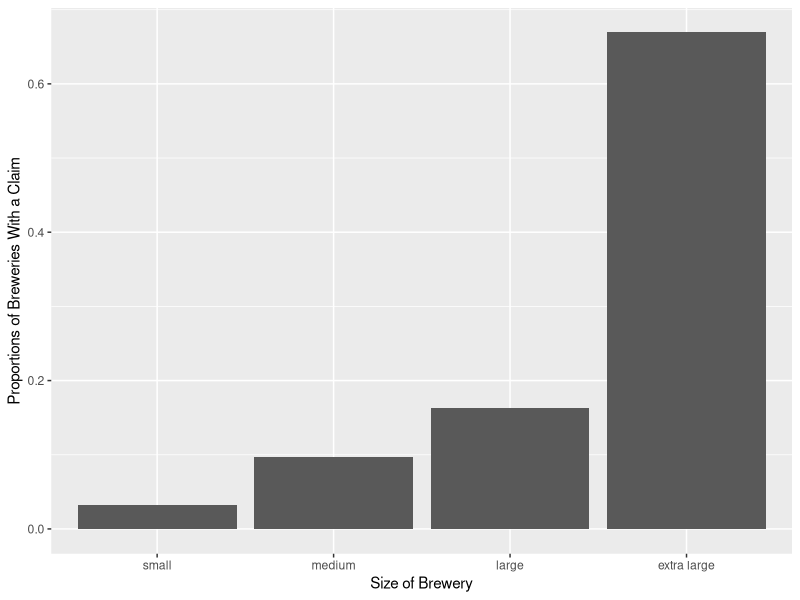
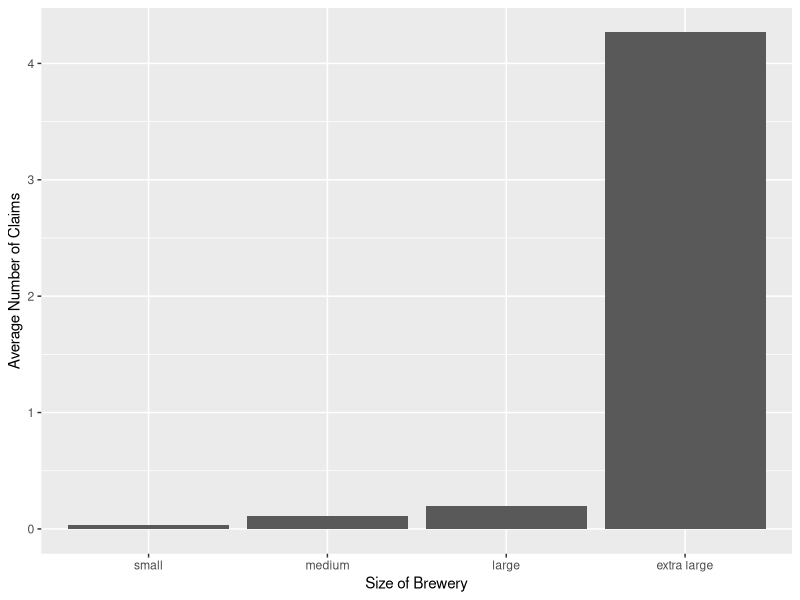

Recreate these plots in R, in order.
## ---- chunk 1
# Retain (and do not edit) this code chunk!!!
library(knitr)
knitr::opts_chunk$set(echo = FALSE)
knitr::opts_chunk$set(message = FALSE)
## ---- chunk 2
library(readr)
library(tidyr)
library(dplyr)
library(ggplot2)
library(car)
library(emmeans)
library(knitr)
library(geepack)

## Reading in raw data
wc <- read_csv("../data/craftbeer_wc.csv")

## Cleaning data, wc2 = final cleaned data frame to use for analysis
wc2 <- wc %>% 
  group_by(Policy_Dim_Key, year) %>% 
  summarize(avg_payroll = mean(adj_payroll),
            total_claims = sum(Claim_Count)) %>% 
  mutate(claim_filed = ifelse(total_claims == 0, 0, 1)) %>% 
  ungroup() %>% 
  mutate(Policy_Dim_Key = as.factor(Policy_Dim_Key),
         year = as.factor(year)) %>% 
  rename(brewery = Policy_Dim_Key)
## ---- chunk 3

## Adds a table to present in the report. 
data_table <- wc2 %>% 
  rename(Brewery = brewery,
         Year = year,
         'Average Payroll' = avg_payroll,
         'Total Claims' = total_claims,
         'Claim Filed?' = claim_filed)

kable(sample_n(data_table, 10, replace = TRUE), 
      caption = "Sample of the brewery worker's compensation claim data.",
      align = "ccccc")

## ---- chunk 4
summary(wc2)
## ---- chunk 5

#payroll stats
payroll_stats <- summary(wc2$avg_payroll)
payroll_stats

#size categories based on quartile
size_categories <- wc2 %>% 
  mutate(size = cut(avg_payroll, breaks=c(-Inf, 71370, 143400, 307722, Inf), labels=c("small","medium","large","extra large")))

SumStats <- size_categories %>% 
             group_by(size) %>% 
             summarize(n_breweries = n(),
             prop_claim = sum(claim_filed/n_breweries))
SumStats

SumStats2 <- size_categories %>% 
             group_by(size) %>% 
             summarize(n_breweries = n(),
             avg_claims = mean(total_claims))

ggplot() +
  geom_col(data = SumStats, aes(size, y = prop_claim)) +
  labs(x = "Size of Brewery", y = "Proportions of Breweries With a Claim")
## ---- chunk 6
ggplot() +
  geom_col(data = SumStats2, aes(size, y = avg_claims)) +
  labs(x = "Size of Brewery", y = "Average Number of Claims")

SumStats3 <- wc2 %>% 
            group_by(year) %>%
            summarise(n_breweries = n(),
            Prop_Claim = sum(claim_filed)/n_breweries)

SumStats3

## ---- chunk 7
# Binary Response with Repeated Measures
Model1 <- geeglm(claim_filed ~ avg_payroll, id = brewery,
                         family = binomial(link = "logit"), 
                         corstr = "exchangeable", data = wc2)
## ---- chunk 8
# Count Response with Repeated Measures
Model2 <- geeglm(total_claims ~ avg_payroll, id = brewery,
                         family = poisson(link = "log"), 
                         corstr = "exchangeable", data = wc2)
## ---- chunk 9
# Summary Table of Model1
summary(Model1) %>% 
  coefficients()
## ---- chunk 10
# Model1 Odds Ratio
format(exp(35265 * 3.21e-06), digits = 16)
## ---- chunk 11
# Summary Table Model2
summary(Model2) %>% 
  coefficients()
## ---- chunk 12
# Model2 Odds Ratio
format(exp(35265* 1.240874e-07), digits = 6)
## ---- chunk 13
# References 
citation("geepack")
